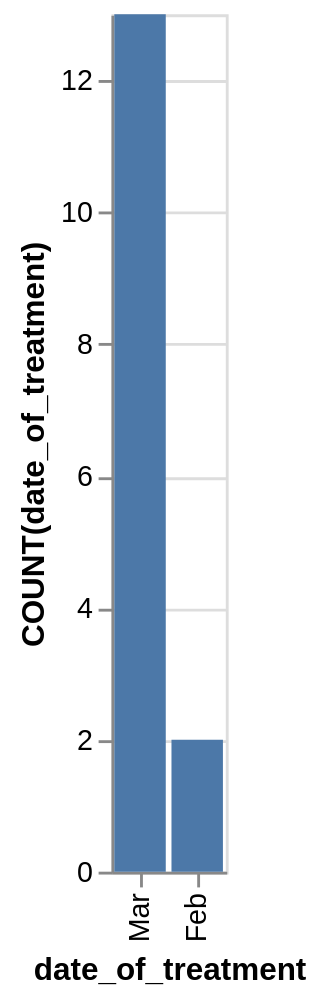

This figure's Vega-Lite source:
### Vega-Lite specification from a JSON file in a GitHub repository (floating-point values rounded to 4 significant figures)
{"data": {"values": [{"x_data": "Mar", "y_data": 13}, {"x_data": "Feb", "y_data": 2}]}, "mark": "bar", "encoding": {"x": {"field": "x_data", "type": "nominal", "title": "date_of_treatment", "sort": {"op": "sum", "field": "y_data", "order": "descending"}}, "y": {"field": "y_data", "type": "quantitative", "title": "COUNT(date_of_treatment)"}}}
